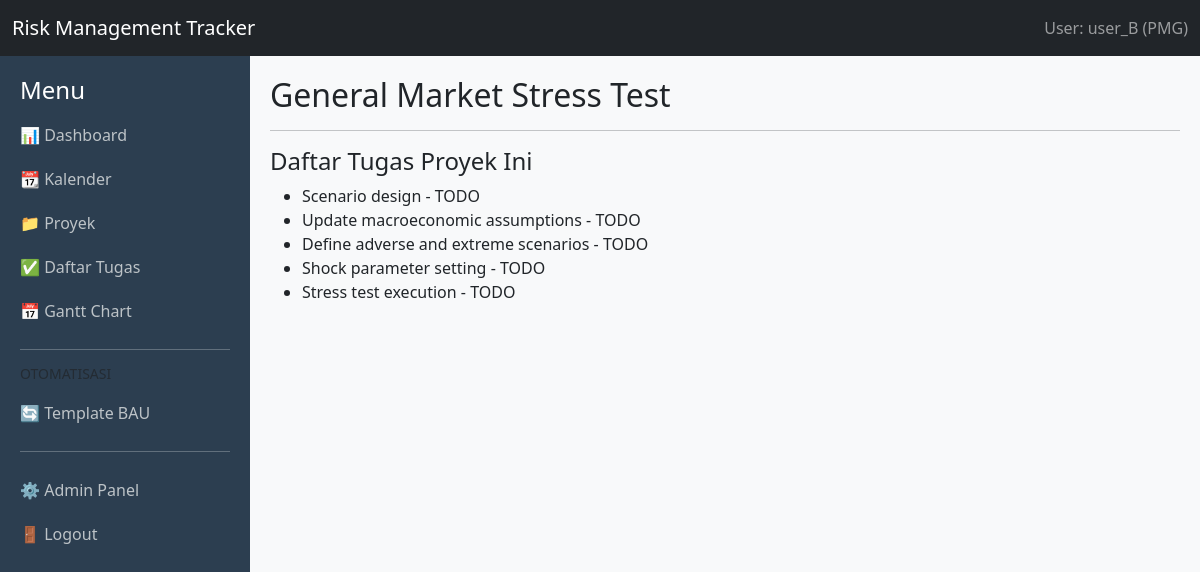
Page /proyek/1/ (signed in) on the committed database.
### core/models.py (models this page shows, shortened)
class Proyek(models.Model):
    kode_proyek = models.CharField(max_length=20, unique=True, editable=False)
    nama_proyek = models.CharField(max_length=200)
    deskripsi = models.TextField(blank=True)
    tanggal_mulai = models.DateField()
    tanggal_selesai = models.DateField()
    pemilik_grup = models.ForeignKey(Group, on_delete=models.CASCADE)
    dibuat_oleh = models.ForeignKey(User, on_delete=models.SET_NULL, null=True)
    class Meta:
        verbose_name = "Proyek"
        verbose_name_plural = "Proyek"

class Tugas(models.Model):
    TIPE_CHOICES = [
        ('PROJECT', 'Proyek'),
        ('BAU', 'Business As Usual'),
        ('ADHOC', 'Adhoc'),
    ]
    STATUS_CHOICES = [
        ('TODO', 'Akan Dikerjakan'),
        ('IN_PROGRESS', 'Sedang Dikerjakan'),
        ('REVIEW', 'Dalam Review'),
        ('DONE', 'Selesai'),
        ('OVERDUE', 'Terlambat'),
    ]
    kode_tugas = models.CharField(max_length=50, unique=True, editable=False)
    nama_tugas = models.CharField(max_length=200)
    tipe_tugas = models.CharField(max_length=20, choices=TIPE_CHOICES, default='PROJECT')
    proyek = models.ForeignKey(Proyek, on_delete=models.CASCADE, null=True, blank=True, related_name='tasks')
    induk = models.ForeignKey('self', on_delete=models.CASCADE, null=True, blank=True, related_name='subtasks')
    tergantung_pada = models.ForeignKey('self', on_delete=models.SET_NULL, null=True, blank=True, related_name='dependents')
    tanggal_mulai = models.DateField()
    tenggat_waktu = models.DateField()
    ditugaskan_ke = models.ForeignKey(User, on_delete=models.SET_NULL, null=True, related_name='assigned_tasks')
    progress = models.IntegerField(default=0, help_text="Persentase 0-100")
    status = models.CharField(max_length=20, choices=STATUS_CHOICES, default='TODO')
    pemilik_grup = models.ForeignKey(Group, on_delete=models.CASCADE)
    class Meta:
        verbose_name = "Tugas"
        verbose_name_plural = "Tugas"

### core/views.py (the view)
# urls.py: path('proyek/<int:pk>/', views.ProyekDetailView.as_view(), name='proyek-detail'),
class ProyekDetailView(LoginRequiredMixin, GroupAccessMixin, DetailView):
    model = Proyek
    template_name = 'core/proyek_detail.html'

### core/views.py (called while the page is built)
    def get_queryset(self):
        qs = super().get_queryset()
        user = self.request.user
        if user.is_superuser:
            return qs
        user_group = user.groups.first()
        if self.model == Tugas:
            return qs.filter(
                Q(pemilik_grup=user_group) |
                Q(ditugaskan_ke=user)
            ).distinct()
        return qs.filter(pemilik_grup=user_group)

### templates/core/proyek_detail.html (shortened to what this page needs)
{% extends 'core/base.html' %}
{% block content %}
<h2>{{ object.nama_proyek }}</h2>
<hr>
<h4>Daftar Tugas Proyek Ini</h4>
<ul>
{% for task in object.tasks.all %}
    <li>{{ task.nama_tugas }} - {{ task.status }}</li>
{% endfor %}
</ul>
{% endblock %}

### templates/core/base.html (shortened to what this page needs)
<!DOCTYPE html>
<html lang="id">
<head>
    <link href="https://cdn.jsdelivr.net/npm/bootstrap@5.3.0/dist/css/bootstrap.min.css" rel="stylesheet">
    <link rel="stylesheet" href="https://cdnjs.cloudflare.com/ajax/libs/frappe-gantt/0.6.1/frappe-gantt.css">
</head>
<body>
    <nav class="navbar navbar-dark bg-dark">
        <div class="container-fluid">
            <a class="navbar-brand" href="#">Risk Management Tracker</a>
            <span class="navbar-text">
                User: {{ request.user.username }}
                {% if request.user.groups.first %}
                    ({{ request.user.groups.first.name }})
                {% else %}
                    (No Group)
                {% endif %}
            </span>
        </div>
    </nav>
    <div class="wrapper">
        <div class="sidebar">
            <h4>Menu</h4>
            <a href="{% url 'dashboard' %}">📊 Dashboard</a>
            <a href="{% url 'calendar-view' %}">📆 Kalender</a>
            <a href="{% url 'proyek-list' %}">📁 Proyek</a>
            <a href="{% url 'tugas-list' %}">✅ Daftar Tugas</a>
            <a href="{% url 'gantt-view' %}">📅 Gantt Chart</a>
            <hr>
            <h6 class="text-muted text-uppercase small">Otomatisasi</h6>
            <a href="{% url 'bau-list' %}">🔄 Template BAU</a>
            <hr>
            <a href="/admin/">⚙️ Admin Panel</a>
            <form action="{% url 'logout' %}" method="post">
                <button type="submit" class="logout-btn">🚪 Logout</button>
            </form>
        </div>
        <div class="content">
            {% block content %}{% endblock %}
        </div>
    </div>
</body>
</html>

### templates/core/base.html (style rules this page uses)
body { display: flex; min-height: 100vh; flex-direction: column; }
.wrapper { display: flex; flex: 1; }
.sidebar { min-width: 250px; background: #2c3e50; color: white; padding: 20px; }
.sidebar a { color: #bdc3c7; text-decoration: none; display: block; padding: 10px 0; }
.logout-btn { background: none; border: none; color: #bdc3c7; padding: 10px 0; width: 100%; text-align: left; }
.content { flex: 1; padding: 20px; background: #f8f9fa; }

### rows in the picture
Proyek: nama_proyek "General Market Stress Test"
Tugas: nama_tugas "Scenario design", status "TODO"
Tugas: nama_tugas "Update macroeconomic assumptions", status "TODO"
Tugas: nama_tugas "Define adverse and extreme scenarios", status "TODO"
Tugas: nama_tugas "Shock parameter setting", status "TODO"
Tugas: nama_tugas "Stress test execution", status "TODO"

### other values in the picture
{{ request.user.username }} "user_B"
{{ request.user.groups.first.name }} "PMG"
